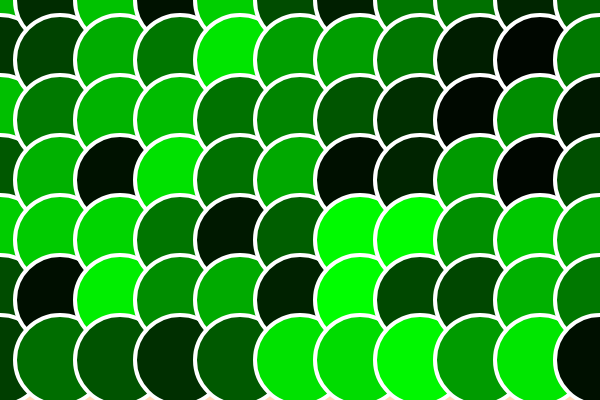
Frame 1 (no input)
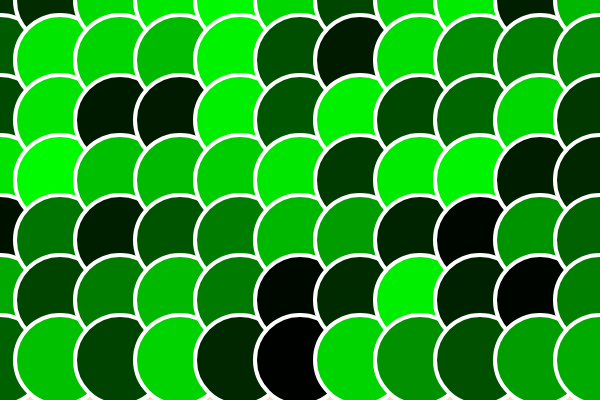
Frame 60 (no input)
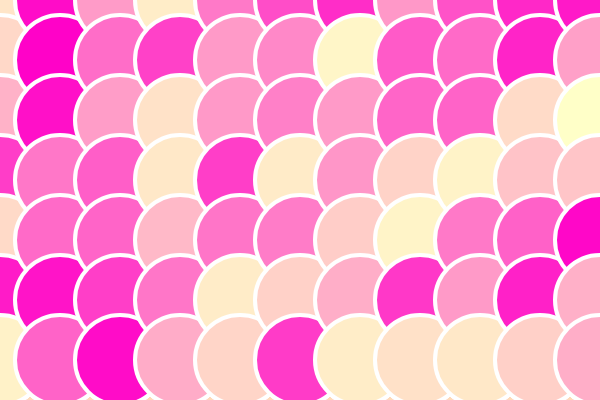
Frame 120 (the mouse pressed at the canvas centre since frame 60)

The p5.js sketch that drew these frames (run headless with seeded random() and noise() and a simulated clock; from frame 60 on, the mouse is pressed at the canvas centre):

// p5.js sketch
// ── sketch.js
//reference professor dawn
//modified sadaf shaikh
function setup() {
	createCanvas(600, 400);
	background('peachpuff');
}

function draw() {
	strokeWeight(4);
	stroke(255);

	for (var x= 0; x <= width; x+= 60) {   //fills screen with circles
		for (var y= 0; y<= height; y+= 60) { 
			fill(mouseX, random(255), mouseY); //changes random color on mouse roll
			ellipse(x, y, 90, 90);  //ellipse
		}
	}
}
